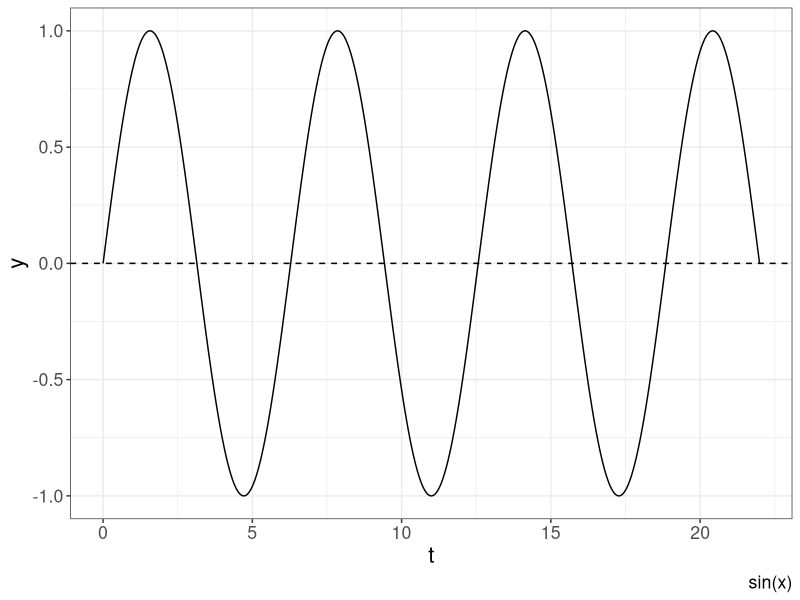
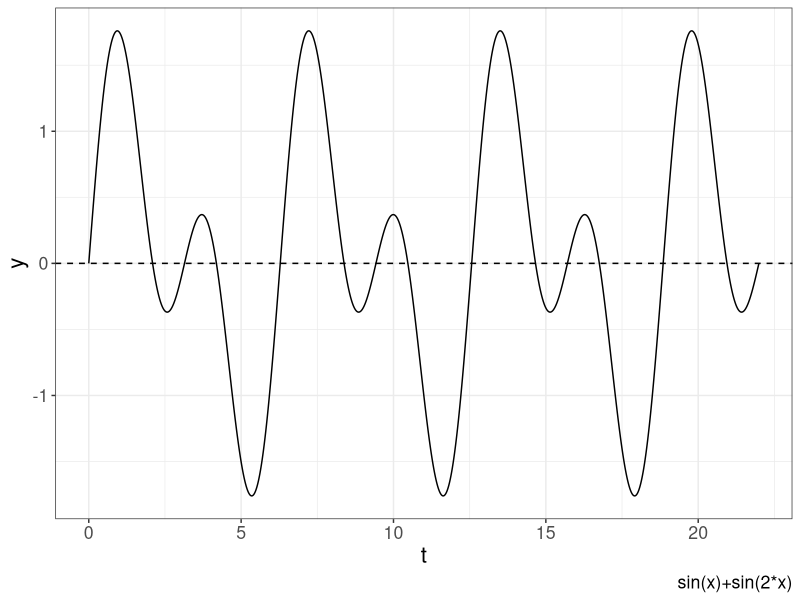
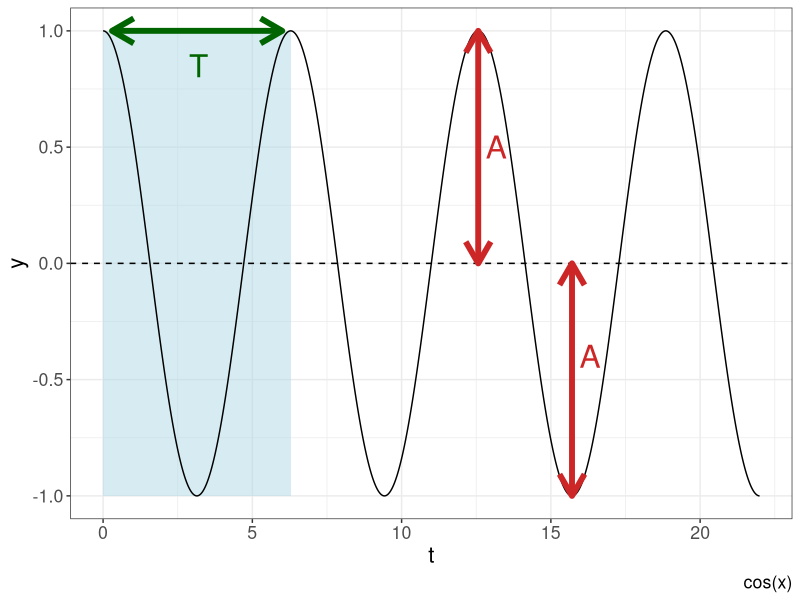
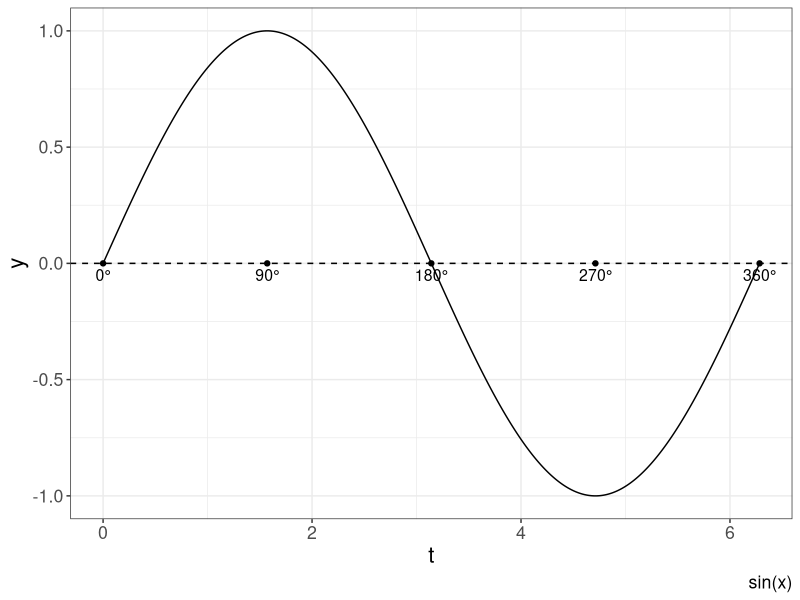
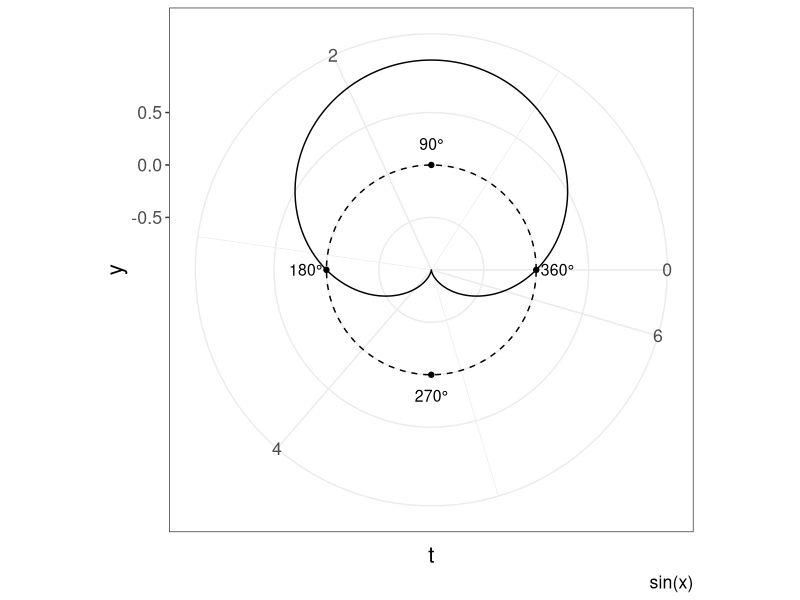
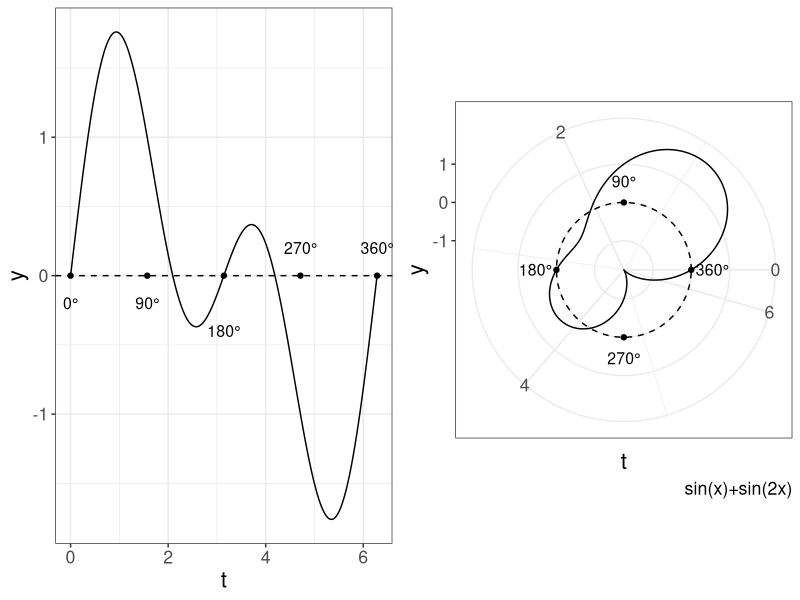
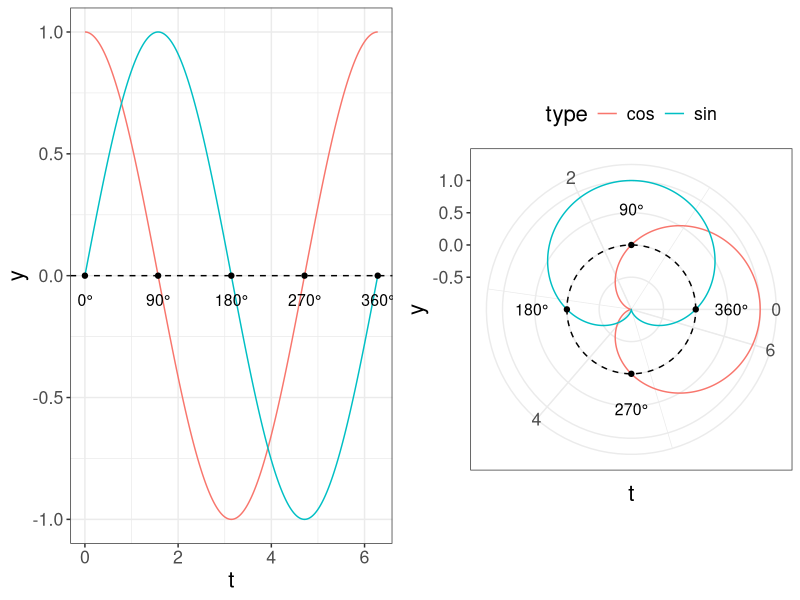
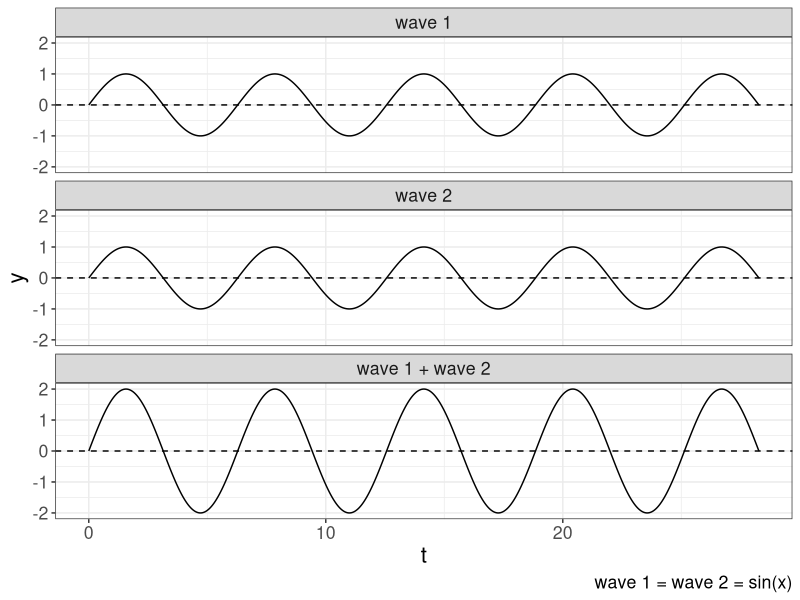

Reproduce these figures in R, in order.
## ---- chunk 1
knitr::opts_chunk$set(echo = TRUE)
## ---- chunk 2
library(tidyverse)
# это стиль для ggplot (можно игнорировать эту команду)
theme_set(theme_bw()+
            theme(text = element_text(size = 16))) 
## ---- chunk 3
tibble(t = seq(0, 7*pi, by = 0.001),
       y = sin(t)) %>% 
  ggplot(aes(t, y))+
  geom_line()+
  geom_hline(yintercept = 0, linetype = 2)+
  labs(caption = "sin(x)")
## ---- chunk 4
tibble(t = seq(0, 7*pi, by = 0.001),
       y = sin(t)+sin(2*t)) %>% 
  ggplot(aes(t, y))+
  geom_line()+
  geom_hline(yintercept = 0, linetype = 2)+
  labs(caption = "sin(x)+sin(2*x)")
## ---- chunk 5
tibble(t = seq(0, 7*pi, by = 0.001),
       y = cos(t)) %>% 
  ggplot(aes(t, y))+
  annotate("rect", xmin = 0, xmax = 2*pi, ymin = -1, ymax = 1, alpha = 0.5, fill = "lightblue")+
    geom_line()+
  geom_hline(yintercept = 0, linetype = 2)+
  annotate("segment", x = 0.3, xend = 6, y = 1, yend = 1, color = "darkgreen", size = 2, arrow = arrow(ends = "both"))+
  annotate("text", x = 3.2, y = 0.85, label = "T", size = 8, color = "darkgreen")+
  annotate("segment", x = 4*pi, xend = 4*pi, y = 0, yend = 1, color = "firebrick3", size = 2, arrow = arrow(ends = "both")) +
  annotate("text", x = 4*pi+0.6, y = 0.5, label = "A", size = 8, color = "firebrick3") +
  annotate("segment", x = 5*pi, xend = 5*pi, y = 0, yend = -1, color = "firebrick3", size = 2, arrow = arrow(ends = "both")) +
  annotate("text", x = 5*pi+0.6, y = -0.4, label = "A", size = 8, color = "firebrick3")+
  labs(caption = "cos(x)")
## ---- chunk 6
tibble(t = seq(0, 2*pi, by = 0.001),
       y = sin(t)) %>% 
  ggplot(aes(t, y))+
  geom_line()+
  geom_hline(yintercept = 0, linetype = 2)+
  annotate("point", x = 2*pi/4*0:4, y = 0)+
  annotate("text", x = 2*pi/4*0:4, label = paste0(90*0:4, "°"), y = -0.05, size = 4)+
  labs(caption = "sin(x)")
## ---- chunk 7
tibble(t = seq(0, 2*pi, by = 0.001),
       y = sin(t)) %>% 
  ggplot(aes(t, y))+
  geom_line()+
  geom_hline(yintercept = 0, linetype = 2)+
  annotate("point", x = 2*pi/4*1:4, y = 0)+
  annotate("text", x = 2*pi/4*1:4, label = paste0(90*1:4, "°"), y = 0.2, size = 4)+
  coord_polar(start = -pi/2, direction = -1)+
  labs(caption = "sin(x)")
## ---- chunk 8
tibble(t = seq(0, 2*pi, by = 0.001),
       y = sin(t)+sin(2*t)) %>% 
  ggplot(aes(t, y))+
  geom_line()+
  geom_hline(yintercept = 0, linetype = 2)+
  annotate("point", x = 2*pi/4*0:4, y = 0)+
  annotate("text", x = 2*pi/4*0:4, label = paste0(90*0:4, "°"), y = c(-0.2, -0.2, -0.4, 0.2, 0.2), size = 4) ->
  p1

tibble(t = seq(0, 2*pi, by = 0.001),
       y = sin(t)+sin(2*t)) %>% 
  ggplot(aes(t, y))+
  geom_line()+
  geom_hline(yintercept = 0, linetype = 2)+
  annotate("point", x = 2*pi/4*1:4, y = 0)+
  annotate("text", x = 2*pi/4*1:4, label = paste0(90*1:4, "°"), y = 0.55, size = 4)+
  coord_polar(start = -pi/2, direction = -1)+
  labs(caption = "sin(x)+sin(2x)") ->
  p2
gridExtra::grid.arrange(p1, p2, nrow = 1)
## ---- chunk 9
tibble(t = seq(0, 2*pi, by = 0.001),
       sin = sin(t),
       cos = cos(t)) %>% 
  gather(type, y, sin:cos) %>% 
  ggplot(aes(t, y, color = type))+
  geom_line(show.legend = FALSE)+
  geom_hline(yintercept = 0, linetype = 2)+
  annotate("point", x = 2*pi/4*0:4, y = 0)+
  annotate("text", x = 2*pi/4*0:4, label = paste0(90*0:4, "°"), y = -0.1, size = 4) ->
  p3 

tibble(t = seq(0, 2*pi, by = 0.001),
       sin = sin(t),
       cos = cos(t)) %>% 
  gather(type, y, sin:cos) %>% 
  ggplot(aes(t, y, color = type))+
  geom_line()+
  geom_hline(yintercept = 0, linetype = 2)+
  annotate("point", x = 2*pi/4*1:4, y = 0)+
    annotate("text", x = 2*pi/4*1:4, label = paste0(90*1:4, "°"), y = 0.55, size = 4)+
  coord_polar(start = -pi/2, direction = -1) +
  theme(legend.position = "top")->
  p4
gridExtra::grid.arrange(p3, p4, nrow = 1)
## ---- chunk 10
tibble(t = seq(0, 9*pi, by = 0.001),
      `wave 1` = sin(t),
      `wave 2` = sin(t),
      `wave 1 + wave 2` = `wave 1`  + `wave 2`) %>% 
  gather(type, y, `wave 1`:`wave 1 + wave 2`) %>% 
  mutate(type = factor(type, levels = c("wave 1", "wave 2", "wave 1 + wave 2"))) %>% 
  ggplot(aes(t, y))+
  geom_line()+
  geom_hline(yintercept = 0, linetype = 2)+
  facet_wrap(~type, nrow = 3)+
  labs(caption = "wave 1 = wave 2 = sin(x)")
## ---- chunk 11
tibble(t = seq(0, 9*pi, by = 0.001),
      `wave 1` = sin(t),
      `wave 2` = sin(t-pi),
      `wave 1 + wave 2` = `wave 1` + `wave 2`) %>% 
  gather(type, y, `wave 1`:`wave 1 + wave 2`) %>% 
  mutate(type = factor(type, levels = c("wave 1", "wave 2", "wave 1 + wave 2"))) %>% 
  ggplot(aes(t, y))+
  geom_line()+
  geom_hline(yintercept = 0, linetype = 2)+
  facet_wrap(~type, nrow = 3)+
  labs(caption = "wave 1 = sin(x), wave 2 = sin(t-pi)")
## ---- chunk 12
tibble(t = seq(0, 9*pi, by = 0.001),
      `wave 1` = sin(t),
      `wave 2` = sin(2*t),
      `wave 1 + wave 2` = `wave 1` + `wave 2`) %>% 
  gather(type, y, `wave 1`:`wave 1 + wave 2`) %>% 
  mutate(type = factor(type, levels = c("wave 1", "wave 2", "wave 1 + wave 2"))) %>% 
  ggplot(aes(t, y))+
  geom_line()+
  geom_hline(yintercept = 0, linetype = 2)+
  facet_wrap(~type, nrow = 3)+
  labs(caption = "wave 1 = sin(x), wave 2 = sin(2t)")
## ---- chunk 13
tibble(t = seq(0, 2*pi, by = 0.001),
      `198 Hz` = sin(198*t),
      `200 Hz` = sin(200*t),
      `198 Hz + 200 Hz` = `198 Hz` + `200 Hz`) %>% 
  gather(type, y, `198 Hz`:`198 Hz + 200 Hz`) %>% 
  mutate(type = factor(type, levels = c("198 Hz", "200 Hz", "198 Hz + 200 Hz"))) %>% 
  ggplot(aes(t, y))+
  geom_line()+
  geom_hline(yintercept = 0, linetype = 2)+
  facet_wrap(~type, nrow = 3)
## ---- chunk 14
tibble(z = c(0+0i, 4+3i)) %>% 
  ggplot(aes(Re(z), Im(z)))+
  geom_path(arrow = arrow())+
  annotate("text", x = 2, y = 1.8, label = "z", size = 8)+
  scale_y_continuous(breaks = 0:3, labels = paste0(0:3, "𝒾 "))+
  labs(caption = "z = 4+3𝒾 ")
## ---- chunk 15
tibble(z = c(0 + 0i, 3+1i, 0 + 0i, 1+3i, 0 + 0i, 4+4i),
       x = c("z1", "z1", "z2", "z2", "z3", "z3"),
       clr = c("1", "1", "1", "1", "2", "2")) %>% 
  ggplot(aes(Re(z), Im(z), group = x, color = clr))+
  geom_line(arrow = arrow(), show.legend = FALSE)+
  annotate("segment", x = Re(3+1i), y = Im(3+1i), xend = Re(4+4i), yend = Im(4+4i), linetype = 2)+
  annotate("segment", x = Re(1+3i), y = Im(1+3i), xend = Re(4+4i), yend = Im(4+4i), linetype = 2)+
  annotate("text", x = 0.4, y = 1.6, label = "z1", size = 8)+
  annotate("text", x = 1.8, y = 0.8, label = "z2", size = 8)+
  annotate("text", x = 1.8, y = 2.2, label = "z3", size = 8)+
  scale_y_continuous(breaks = 0:4, labels = paste0(0:4, "𝒾 "))+
  labs(caption = "z3 = z1 + z2")
## ---- chunk 16
tibble(z = c(0+0i, 4+3i)) %>% 
  ggplot(aes(Re(z), Im(z)))+
  geom_path(arrow = arrow(), size = 2)+
  annotate("text", x = 2, y = 1.8, label = "r", size = 8)+
  annotate("segment", x = 0, y = 0.2, xend = 3.8, yend = 3, arrow = arrow(ends = "both", type = "closed"), linetype = 2)+
  annotate("curve", x = 0.5, y = 0, xend = 0.25, yend = 0.2)+
  annotate("text", x = 0.55, y = 0.2, label = "θ", size = 8)+
  annotate("segment", x = 0.1, y = 0, xend = 4, yend = 0, arrow = arrow(ends = "both", type = "closed"), linetype = 2)+
  annotate("segment", x = 0.1, y = 0, xend = 4, yend = 0, arrow = arrow(ends = "both", type = "closed"), linetype = 2)+
  annotate("text", x = 2, y = 0.15, label = "x", size = 8)+
  annotate("segment", x = 4, y = 0.05, xend = 4, yend = 2.9, arrow = arrow(ends = "both", type = "closed"), linetype = 2)+
  annotate("text", x = 3.85, y = 1.5, label = "y", size = 8)+
  scale_y_continuous(breaks = 0:3, labels = paste0(0:3, "𝒾 "))+
  labs(caption = "z = x + y𝒾 = 4 + 3𝒾 ")
## ---- chunk 17
points <- tibble(t = seq(0, 1.99*pi, by = pi/4), 
                y = sin(t))

tibble(t = seq(0, 2*pi, by = 0.001),
       y = sin(t)) %>% 
  ggplot(aes(t, y))+
  geom_line()+
  geom_point(data = points, size = 3)+
  geom_text(data = points, aes(label = round(y, 3)), size = 3, nudge_x = 0.4, nudge_y = 0.025)+
  geom_hline(yintercept = 0, linetype = 2)+
  labs(caption = "sin(x)")
## ---- chunk 18
x <- c(0, 0.707, 1, 0.707, 0, -0.707, -1, -0.707)
n <- 0:7
x_0 <- sum((x*exp(-2i*pi*n*0/length(x))))
x_0
x_1 <- sum((x*exp(-2i*pi*n*1/length(x))))
x_1
x_2 <- sum((x*exp(-2i*pi*n*2/length(x))))
x_2
x_3 <- sum((x*exp(-2i*pi*n*3/length(x))))
x_3
x_4 <- sum((x*exp(-2i*pi*n*4/length(x))))
x_4
x_5 <- sum((x*exp(-2i*pi*n*5/length(x))))
x_5
x_6 <- sum((x*exp(-2i*pi*n*6/length(x))))
x_6
x_7 <- sum((x*exp(-2i*pi*n*7/length(x))))
x_7

tibble(f = n,
       coefs = c(x_0, x_1, x_2, x_3, x_4, x_5, x_6, x_7),
       amplitude = abs(coefs)) %>% 
  ggplot(aes(f, amplitude))+
  geom_point()+
  scale_x_continuous(breaks = 0:7, labels = paste(0:7, "Hz"))
## ---- chunk 19
tibble(f = n,
       coefs = c(x_0, x_1, x_2, x_3, x_4, x_5, x_6, x_7)*2,
       amplitude = abs(coefs)) %>% 
  ggplot(aes(f, amplitude))+
  geom_point()+
  xlim(0, length(x)/2-1) # это такой изящный способ получить нужное, не изменяя предыдущий код
## ---- chunk 20
tibble(f = n,
       coefs = c(x_0, x_1, x_2, x_3, x_4, x_5, x_6, x_7)*2/8,
       amplitude = abs(coefs)) %>% 
  ggplot(aes(f, amplitude))+
  geom_point()+
  xlim(0, length(x)/2-1) # это такой изящный способ получить нужное, не изменяя предыдущий код
## ---- chunk 21
tibble(x = x,
       f = 1:length(x)-1,
       fft = fft(x)) %>% 
  ggplot(aes(f, abs(fft)))+
  geom_point()+
  scale_x_continuous(breaks = 1:length(x)-1, labels = paste(1:length(x)-1, "Hz"))
## ---- chunk 22
tibble(x = x,
       f = 1:length(x)-1,
       fft = fft(x)) %>% 
  ggplot(aes(f, abs(fft)*2/length(x)))+
  geom_point()+
  xlim(0, length(x)/2-1) # это такой изящный способ получить нужное, не изменяя предыдущий код
## ---- chunk 23
tibble(x = c(0, 3.535534, 5, 3.535534, 0, -3.535534, -5, -3.535534, 0, 3.535534, 5, 3.535534, 0, -3.535534, -5, -3.535534, 0, 3.535534, 5, 3.535534, 0, -3.535534, -5, -3.535534),
       f = 1:length(x)-1,
       fft = fft(x)) %>% 
  ggplot(aes(f, abs(fft)*2/length(x)))+
  geom_point()+
  xlim(0, length(x)/2) # это такой изящный способ получить нужное, не изменяя предыдущий код
# f = 3, amplitude = 5
## ---- chunk 24
set.seed(42)
df <- data.frame(before = rnorm(n = 32, mean = 100),
                 after = rnorm(n = 32, mean = 97))
## ---- chunk 25
df
df %>% 
  ggplot(aes(before, after))+
  geom_point()
t.test(df$before, df$after, paired = TRUE)
